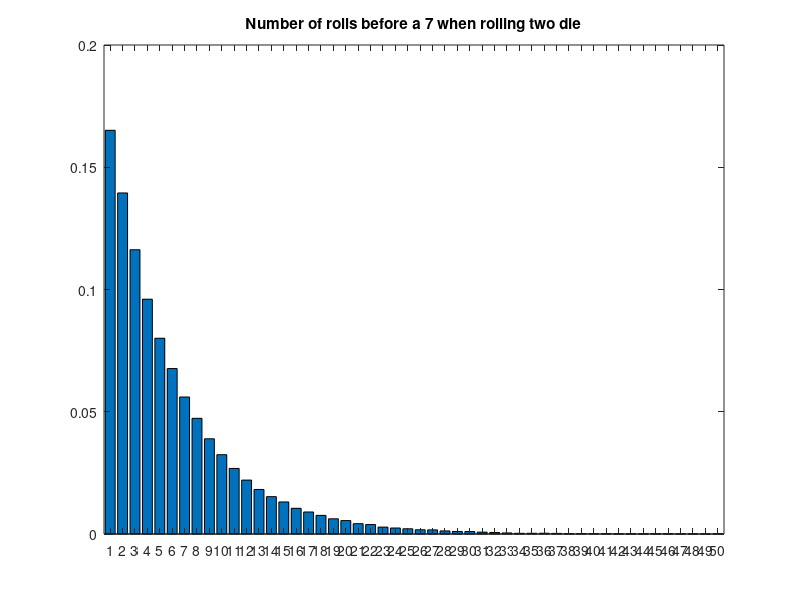
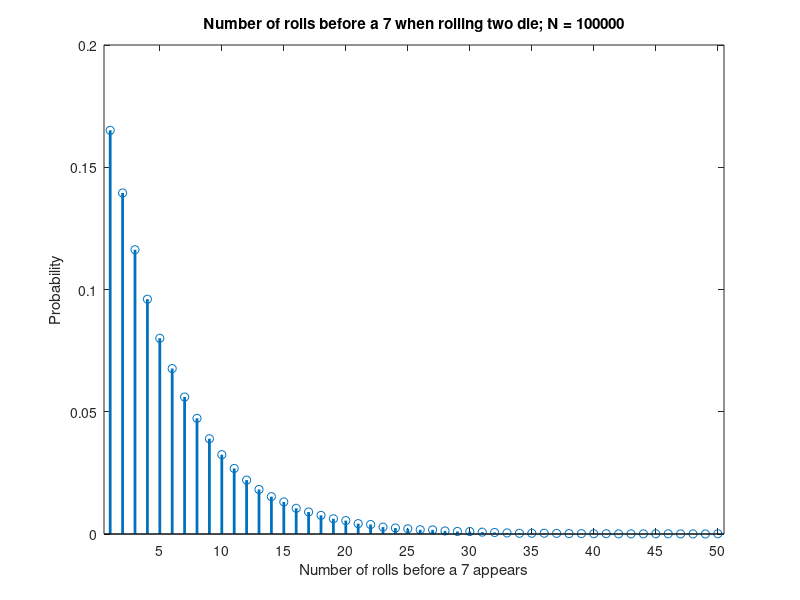

These figures' MATLAB source, in order:
function proj1p1()
    clear;
    run(100000);
    clear;
end

function run(N)
% Number of rolls required before a 7 appears
% when rolling two dice
    X = zeros(N, 1);
    for k = 1:N
        s = 0;
        m = 0;
        while s ~= 7
            x1 = ceil(6 * rand);
            x2 = ceil(6 * rand);
            s = x1 + x2;
            m = m + 1;
        end
        X(k) = m;
    end
    nbins = 1:50;
    p_hist(N,X,nbins);
end

function p_hist(N,X,nbins)
    xmin = min(nbins) - 0.5;
    xmax = max(nbins) + 0.5;
    [n, b] = hist(X, nbins);
    f = n / N;
    figure(1);
    bar(b, f);
    set(gca, 'XLim', [xmin, xmax]);
    set (gca, 'XTick', nbins);
    title('Number of rolls before a 7 when rolling two die');
    figure(2);
    stem(b, f, 'LineWidth', 2);
    NTick = 0:5:max(nbins);
    set(gca, 'XLim', [xmin, xmax]);
    set (gca, 'XTick', NTick);
    title(['Number of rolls before a 7 when rolling two die; N = ', num2str(N)]);
    xlabel('Number of rolls before a 7 appears');
    ylabel('Probability');
end